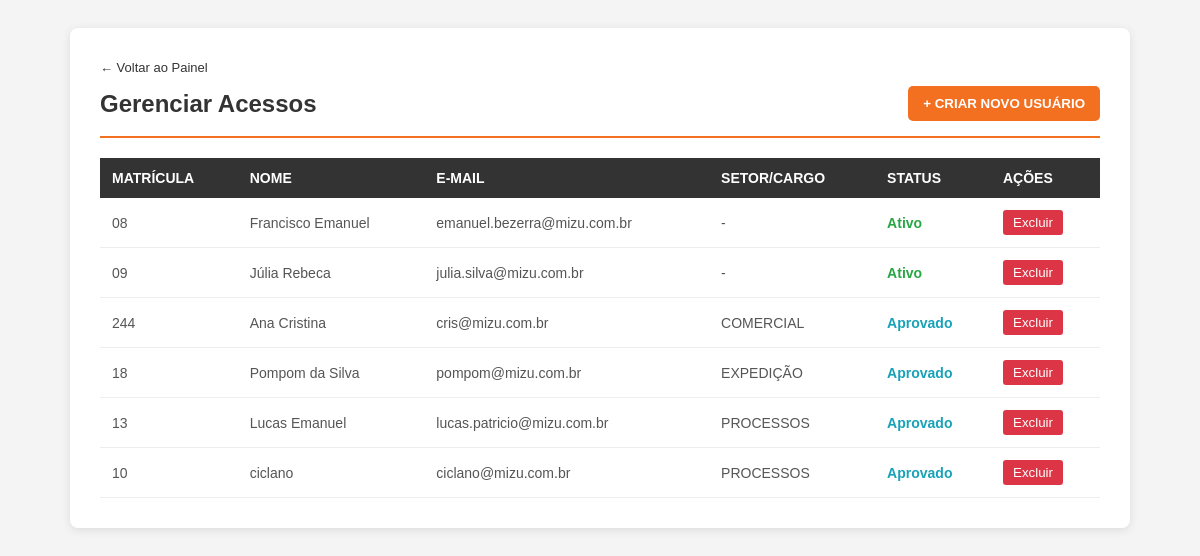
The app's page /solicitar_acesso (signed in) with its own data.
### tables this page shows
CREATE TABLE usuarios (
            id INTEGER PRIMARY KEY AUTOINCREMENT,
            nome TEXT NOT NULL,
            email TEXT NOT NULL,
            setor_cargo TEXT,
            status TEXT DEFAULT 'Aprovado'
        , senha TEXT, perfil TEXT DEFAULT 'FUNCIONÁRIO', setor TEXT, matricula TEXT, ativo INTEGER DEFAULT 1);

### app.py (the view)
@app.route('/solicitar_acesso')
def solicitar_acesso():
    if 'perfil' not in session:
        return redirect(url_for('index'))
    conn = conectar()
    usuarios = conn.execute("SELECT id, nome, email, setor, status, matricula FROM usuarios").fetchall()
    conn.close()
    return render_template('solicitar_acesso.html', usuarios=usuarios)

### app.py (called while the page is built)
def conectar():
    caminho_banco = os.path.join(os.path.dirname(__file__), "banco_mizu_final.db")
    conn = sqlite3.connect(caminho_banco)
    conn.row_factory = sqlite3.Row
    return conn

### templates/solicitar_acesso.html (shortened to what this page needs)
<!DOCTYPE html>
<html lang="pt-br">
<head>
</head>
<body>
<div class="card">
    <div class="header-box">
        <a href="{{ url_for('ver_ferramentas') }}" class="voltar">← Voltar ao Painel</a>
        <div class="topo-flex">
            <h2>Gerenciar Acessos</h2>
            <button class="btn-novo" onclick="abrirModal()">+ CRIAR NOVO USUÁRIO</button>
        </div>
    </div>
    <table>
        <thead>
            <tr>
                <th>MATRÍCULA</th>
                <th>NOME</th>
                <th>E-MAIL</th>
                <th>SETOR/CARGO</th>
                <th>STATUS</th>
                <th>AÇÕES</th>
            </tr>
        </thead>
        <tbody>
            {% for user in usuarios %}
            <tr>
                <td>{{ user.matricula if user.matricula else '-' }}</td>
                <td>{{ user.nome }}</td>
                <td>{{ user.email }}</td>
                <td>{{ user.setor if user.setor else '-' }}</td>
                <td>
                    {% if user.status == 'Ativo' %}
                        <span class="status-ativo">Ativo</span>
                    {% elif user.status == 'Aprovado' %}
                        <span class="status-aprovado">Aprovado</span>
                    {% elif user.status == 'Pendente' %}
                        <span class="status-pendente">Pendente</span>
                    {% else %}
                        <span>{{ user.status }}</span>
                    {% endif %}
                </td>
                <td>
                    <form action="{{ url_for('excluir_usuario', id=user.id) }}" method="POST" style="display:inline;">
                        <button type="submit" class="btn-excluir">Excluir</button>
                    </form>
                </td>
            </tr>
            {% endfor %}
        </tbody>
    </table>
</div>
</body>
</html>

### templates/solicitar_acesso.html (style rules this page uses)
body { font-family: sans-serif; background-color: #f4f4f4; padding: 20px; }
.card { background: white; padding: 30px; border-radius: 8px; max-width: 1000px; margin: auto; box-shadow: 0 2px 10px rgba(0,0,0,0.1); }
.header-box { border-bottom: 2px solid #f37021; padding-bottom: 15px; margin-bottom: 20px; }
.voltar { text-decoration: none; color: #333; font-size: 13px; }
.topo-flex { display: flex; justify-content: space-between; align-items: center; margin-top: 10px; }
h2 { margin: 0; color: #333; }
.btn-novo { background: #f37021; color: white; border: none; padding: 10px 15px; border-radius: 5px; cursor: pointer; font-weight: bold; }
table { width: 100%; border-collapse: collapse; margin-top: 10px; }
th { background: #333; color: white; padding: 12px; text-align: left; font-size: 14px; }
td { padding: 12px; border-bottom: 1px solid #eee; font-size: 14px; color: #555; }
.status-ativo { color: #28a745; font-weight: bold; }
.status-aprovado { color: #17a2b8; font-weight: bold; }
.btn-excluir { background: #dc3545; color: white; border: none; padding: 5px 10px; border-radius: 3px; cursor: pointer; }

### records on screen
usuarios: matricula "08", nome "Francisco Emanuel", email "emanuel.bezerra@mizu.com.br", setor "-", status "Ativo"
usuarios: matricula "09", nome "Júlia Rebeca", email "julia.silva@mizu.com.br", setor "-", status "Ativo"
usuarios: matricula "244", nome "Ana Cristina", email "cris@mizu.com.br", setor "COMERCIAL", status "Aprovado"
usuarios: matricula "18", nome "Pompom da Silva", email "pompom@mizu.com.br", setor "EXPEDIÇÃO", status "Aprovado"
usuarios: matricula "13", nome "Lucas Emanuel", email "lucas.patricio@mizu.com.br", setor "PROCESSOS", status "Aprovado"
usuarios: matricula "10", nome "ciclano", email "ciclano@mizu.com.br", setor "PROCESSOS", status "Aprovado"
